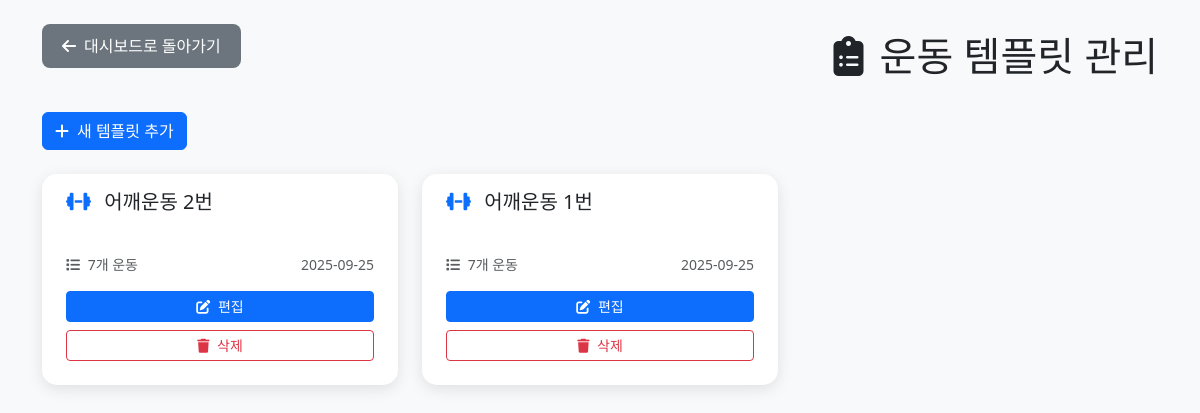
/admin/workout_template_management.php (signed in), run on the app's committed database.
### tables this page shows
CREATE TABLE IF NOT EXISTS `m_workout_template` (
  `template_id` int(11) NOT NULL AUTO_INCREMENT,
  `template_name` varchar(100) NOT NULL COMMENT '템플릿 이름 (예: 어깨운동-1)',
  `description` text DEFAULT NULL COMMENT '템플릿 설명',
  `created_by` int(11) NOT NULL COMMENT '생성한 관리자 ID',
  `created_at` timestamp NULL DEFAULT current_timestamp(),
  `updated_at` timestamp NULL DEFAULT current_timestamp() ON UPDATE current_timestamp(),
  PRIMARY KEY (`template_id`),
  KEY `idx_created_by` (`created_by`),
  CONSTRAINT `fk_template_admin` FOREIGN KEY (`created_by`) REFERENCES `admins` (`id`) ON DELETE CASCADE
);

### admin/workout_template_management.php (the view, shortened to what this page needs)
<?php
$pdo = getDB();
$stmt = $pdo->prepare('
    SELECT
        t.template_id,
        t.template_name,
        t.description,
        t.created_at,
        a.name as created_by_name,
        COUNT(te.id) as exercise_count
    FROM m_workout_template t
    LEFT JOIN admins a ON t.created_by = a.id
    LEFT JOIN m_workout_template_exercise te ON t.template_id = te.template_id
    GROUP BY t.template_id, t.template_name, t.description, t.created_at, a.name
    ORDER BY t.created_at DESC
');
$stmt->execute();
$templates = $stmt->fetchAll(PDO::FETCH_ASSOC);
?>
<!DOCTYPE html>
<html lang="ko">
<head>
    <link href="https://cdn.jsdelivr.net/npm/bootstrap@5.3.0/dist/css/bootstrap.min.css" rel="stylesheet">
    <link rel="stylesheet" href="https://cdnjs.cloudflare.com/ajax/libs/font-awesome/6.4.0/css/all.min.css">
</head>
<body class="bg-light">
    <div class="container mt-4">
        <div class="d-flex justify-content-between align-items-center mb-4">
            <a href="dashboard.php" class="back-btn">
                <i class="fas fa-arrow-left me-2"></i>대시보드로 돌아가기
            </a>
            <h1 class="mb-0">
                <i class="fas fa-clipboard-list me-3"></i>운동 템플릿 관리
            </h1>
        </div>
        <div class="d-flex justify-content-between align-items-center mb-4">
            <button class="btn btn-primary" type="button" data-bs-toggle="collapse" data-bs-target="#addTemplateForm">
                <i class="fas fa-plus me-2"></i>새 템플릿 추가
            </button>
        </div>
        <?php if (empty($templates)): ?>
            <div class="text-center py-5">
                <i class="fas fa-clipboard-list fa-3x text-muted mb-3"></i>
                <h5 class="text-muted">생성된 템플릿이 없습니다</h5>
                <p class="text-muted">새 템플릿을 생성하여 운동 세트를 만들어보세요.</p>
            </div>
        <?php else: ?>
            <div class="row">
                <?php foreach ($templates as $template): ?>
                <div class="col-md-6 col-lg-4 mb-4">
                    <div class="template-card">
                        <div class="card-header">
                            <h5 class="mb-0">
                                <i class="fas fa-dumbbell text-primary me-2"></i>
                                <?= htmlspecialchars($template['template_name']) ?>
                            </h5>
                        </div>
                        <div class="card-body">
                            <div class="d-flex justify-content-between align-items-center mb-3">
                                <small class="text-muted">
                                    <i class="fas fa-list me-1"></i> <?= $template['exercise_count'] ?>개 운동
                                </small>
                                <small class="text-muted">
                                    <?= date('Y-m-d', strtotime($template['created_at'])) ?>
                                </small>
                            </div>
                            <div class="d-grid gap-2">
                                <a href="workout_template_edit.php?id=<?= $template['template_id'] ?>"
                                   class="btn btn-primary btn-sm">
                                    <i class="fas fa-edit me-1"></i> 편집
                                </a>
                                <button type="button" class="btn btn-outline-danger btn-sm"
                                        onclick="deleteTemplate(<?= $template['template_id'] ?>, '<?= htmlspecialchars($template['template_name']) ?>')">
                                    <i class="fas fa-trash me-1"></i> 삭제
                                </button>
                            </div>
                        </div>
                    </div>
                </div>
                <?php endforeach; ?>
            </div>
        <?php endif; ?>
    </div>
</body>
</html>

### admin/workout_template_management.php (style rules this page uses)
.template-card { background: white; border-radius: 15px; box-shadow: 0 4px 15px rgba(0,0,0,0.1); margin-bottom: 20px; }
.template-card .card-body { padding: 1.5rem; }
.template-card .card-header { padding: 1rem 1.5rem; }
.back-btn { background: #6c757d; border: none; padding: 10px 20px; border-radius: 8px; color: white; text-decoration: none; display: inline-block; margin-bottom: 20px; }

### data on the page
m_workout_template: template_name "어깨운동 2번", exercise_count "7", created_at "2025-09-25"
m_workout_template: template_name "어깨운동 1번", exercise_count "7", created_at "2025-09-25"
